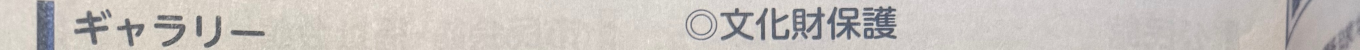
#> input picture ocr_dataset/source_cases/img_0678/roi_strips/strip_0001.jpg, 4079 x 150 px (shown at 1/3 size); its folder holds only this picture in this run
$ python generate_roi_strips.py ../../../source_cases/img_0678/roi_strips
#> lines starting #> are read from the running program, lines starting #| are printed output that depends on the picture; after the words box and inside, x2 and y2 are one past the last pixel; in counts of white or black regions, pixels touching at a corner belong together
### ocr_dataset/src/ocr_dataset/paths.py
"""ocr_dataset 配下の標準入出力パスを解決する。

責務:
    - source case などのデータセット資産を `ocr_dataset/` 起点で解決する。
    - CLI / GUI / Python API のパス解釈を統一する。

責務外:
    - 個別 source case の schema 解釈、ファイル生成、画像処理。
"""

from __future__ import annotations

from pathlib import Path


def dataset_root() -> Path:
    """このパッケージに対応する `ocr_dataset/` ディレクトリを返す。"""
    return Path(__file__).resolve().parents[2]


def source_cases_root() -> Path:
    """source case の標準保存先 `ocr_dataset/source_cases/` を返す。"""
    return dataset_root() / "source_cases"


def resolve_dataset_path(path: Path | str) -> Path:
    """相対パスを `ocr_dataset/` 起点で解決して返す。

    絶対パスはそのまま返す。相対パスは `ocr_dataset/` からの相対として扱う。
    これにより、別母艦へ clone した場合もリポジトリ絶対パスに依存しない。
    """
    candidate = Path(path).expanduser()
    if candidate.is_absolute():
        return candidate
    if candidate.parts and candidate.parts[0] == dataset_root().name:
        return dataset_root().parent / candidate
    return dataset_root() / candidate

### ocr_dataset/src/ocr_dataset/source_cases/schema.py
"""OCR evaluation case のファイル配置と metadata を表現する。

責務:
    - source image、expected text、field expected、ROI 定義の標準パスをまとめる。
    - synthetic data 生成処理が case directory に依存しすぎないよう境界を作る。

責務外:
    - 画像変換、OCR 実行、PaddleOCR dataset export。
"""

from __future__ import annotations

from dataclasses import dataclass
from pathlib import Path

IMAGE_SUFFIXES = {".jpg", ".jpeg", ".png", ".tif", ".tiff", ".bmp", ".webp"}


@dataclass(frozen=True)
class EvaluationCase:
    """1つの OCR 評価ケースに含まれる標準ファイルのパスを保持する。"""

    case_dir: Path

    @property
    def source_image(self) -> Path:
        """元画像ファイルの標準パスを返す。

        原本ファイル名を source case の識別情報として残すため、`source.jpg`
        以外の画像が存在する場合はそちらを優先する。
        """
        images = sorted(
            path
            for path in self.case_dir.iterdir()
            if path.is_file() and path.suffix.lower() in IMAGE_SUFFIXES and path.name != "source.jpg"
        )
        if images:
            return images[0]
        return self.case_dir / "source.jpg"

    # [9 lines left out: functions expected_text, expected_fields, not called in this run]

    @property
    def rois(self) -> Path:
        """ROI 定義 JSON の標準パスを返す。"""
        return self.case_dir / "rois.json"

    # [4 lines left out: function roi_labels, not called in this run]

    @property
    def roi_strips_dir(self) -> Path:
        """ROI 確認用に切り出した短冊画像の保存先ディレクトリを返す。"""
        return self.case_dir / "roi_strips"

    # [11 lines left out: functions variants_dir, require_source_assets, not called in this run]

### ocr_dataset/src/ocr_dataset/source_cases/generate_roi_strips.py
"""source case 画像から短冊状 ROI 定義を自動生成する CLI。

責務:
    - source image 内の文字がありそうな横長領域を推定する。
    - 推定した ROI を source case の `rois.json` へ保存する。

責務外:
    - OCR 実行、正解テキストとの対応付け、PaddleOCR 学習形式への export。
"""

from __future__ import annotations

import argparse
import json
from dataclasses import asdict, dataclass
from pathlib import Path

import cv2
import numpy as np

from ocr_dataset.paths import resolve_dataset_path
from ocr_dataset.source_cases.schema import EvaluationCase


@dataclass(frozen=True)
class RoiStrip:
    """画像内の短冊 ROI を pixel 座標と相対座標で保持する。"""

    id: str
    kind: str
    x: int
    y: int
    width: int
    height: int
    rel_x: float
    rel_y: float
    rel_width: float
    rel_height: float
    image: str


def _source_image_path(case: EvaluationCase, image_name: str | None) -> Path:
    if image_name:
        return case.case_dir / image_name
    return case.source_image


def _merge_close_bands(bands: list[tuple[int, int]], gap: int) -> list[tuple[int, int]]:
    if not bands:
        return []
    merged = [bands[0]]
    for start, end in bands[1:]:
        prev_start, prev_end = merged[-1]
        if start - prev_end <= gap:
            merged[-1] = (prev_start, max(prev_end, end))
        else:
            merged.append((start, end))
    return merged


def _find_vertical_bands(binary: np.ndarray, *, min_height: int, gap: int) -> list[tuple[int, int]]:
    row_density = (binary > 0).mean(axis=1)
    window = max(5, min_height // 2)
    kernel = np.ones(window, dtype=np.float32) / float(window)
    smoothed = np.convolve(row_density, kernel, mode="same")
    threshold = max(0.0025, float(np.percentile(smoothed, 72)) * 0.45)

    bands: list[tuple[int, int]] = []
    in_band = False
    start = 0
    for row, value in enumerate(smoothed):
        if value >= threshold and not in_band:
            start = row
            in_band = True
        elif value < threshold and in_band:
            if row - start >= min_height:
                bands.append((start, row))
            in_band = False
    if in_band and len(smoothed) - start >= min_height:
        bands.append((start, len(smoothed)))
    return _merge_close_bands(bands, gap)


def _content_bounds(binary_slice: np.ndarray, *, pad_x: int) -> tuple[int, int] | None:
    cols = np.where((binary_slice > 0).mean(axis=0) > 0.001)[0]
    if cols.size == 0:
        return None
    left = max(0, int(cols.min()) - pad_x)
    right = min(binary_slice.shape[1], int(cols.max()) + pad_x)
    if right <= left:
        return None
    return left, right


def generate_roi_strips(
    case_dir: Path,
    *,
    image_name: str | None = None,
    output: Path | None = None,
    min_height_ratio: float = 0.006,
    max_height_ratio: float = 0.13,
    pad_ratio: float = 0.006,
) -> dict:
    """source case 画像から短冊 ROI を推定し、JSON serializable な payload を返す。"""
#> called with min_height_ratio = 0.006, max_height_ratio = 0.13, pad_ratio = 0.006
    case = EvaluationCase(case_dir=resolve_dataset_path(case_dir))
    source_image = _source_image_path(case, image_name)
    if not source_image.exists():
        raise FileNotFoundError(f"source image not found: {source_image}")

    image = cv2.imread(str(source_image))
#> image is the input picture: shape (150, 4079, 3); mean B, G, R 190.4, 195, 200.4
    if image is None:
        raise ValueError(f"failed to read source image: {source_image}")

    height, width = image.shape[:2]
#> height = 150; width = 4079
    gray = cv2.cvtColor(image, cv2.COLOR_BGR2GRAY)
    gray = cv2.GaussianBlur(gray, (3, 3), 0)
    binary = cv2.adaptiveThreshold(
        gray,
        255,
        cv2.ADAPTIVE_THRESH_GAUSSIAN_C,
        cv2.THRESH_BINARY_INV,
        35,
        13,
    )
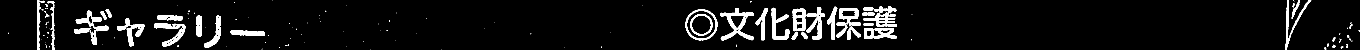
#> binary: shape (150, 4079) (shown at 1/3 size); 6.3% white; 128 white regions (83 under 20 px), largest, box (x1, y1, x2, y2) and area: (2161, 24, 2261, 121) 3082, (2591, 19, 2690, 80) 2298, (2509, 24, 2582, 113) 2256

    # Connect nearby characters into line-like horizontal strips without binding whole columns.
    kernel_w = max(9, width // 180)
#> kernel_w = 22
    kernel_h = max(2, height // 1400)
#> kernel_h = 2
    morph = cv2.morphologyEx(binary, cv2.MORPH_CLOSE, np.ones((kernel_h, kernel_w), np.uint8))
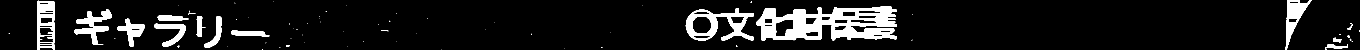
#> morph: shape (150, 4079) (shown at 1/3 size); 9.1% white; 69 white regions (50 under 20 px), largest, box (x1, y1, x2, y2) and area: (2268, 20, 2691, 122) 24600, (2057, 25, 2262, 122) 7555, (223, 28, 336, 135) 4223

    min_height = max(10, int(height * min_height_ratio))
#> min_height = 10
    max_height = max(min_height + 1, int(height * max_height_ratio))
#> max_height = 19
    gap = max(6, int(height * 0.004))
#> gap = 6
    pad_y = max(4, int(height * pad_ratio))
#> pad_y = 4
    pad_x = max(8, int(width * pad_ratio))
#> pad_x = 24

    case.roi_strips_dir.mkdir(parents=True, exist_ok=True)
    for stale_strip in case.roi_strips_dir.glob("strip_*.jpg"):
        stale_strip.unlink()

    strips: list[RoiStrip] = []
    for start, end in _find_vertical_bands(morph, min_height=min_height, gap=gap):
#> in _find_vertical_bands, `window = max(5, min_height // 2)`: window = 5
#> in _find_vertical_bands, `kernel = np.ones(window, dtype=np.float32) / float(window)`: kernel = [0.2, 0.2, 0.2, 0.2, 0.2]
#> in _find_vertical_bands, `threshold = max(0.0025, float(np.percentile(smoothed, 72)) * 0.45)`: threshold = 0.0637
#> in _find_vertical_bands, `in_band = False`: in_band = False
#> in _find_vertical_bands, `start = 0`: start = 0
#> in _merge_close_bands, `merged = [bands[0]]`: merged = [(25, 119)]
        strip_height = end - start
        if strip_height > max_height:
            continue
        y0 = max(0, start - pad_y)
        y1 = min(height, end + pad_y)
        bounds = _content_bounds(morph[y0:y1, :], pad_x=pad_x)
        if bounds is None:
            continue
        x0, x1 = bounds
        roi_width = x1 - x0
        roi_height = y1 - y0
        if roi_width < width * 0.08 or roi_height < min_height:
            continue
        strip_id = f"strip_{len(strips) + 1:04d}"
        strip_image_name = f"{strip_id}.jpg"
        strip_image_rel = f"{case.roi_strips_dir.name}/{strip_image_name}"
        strip_image_path = case.roi_strips_dir / strip_image_name
        cv2.imwrite(str(strip_image_path), image[y0:y1, x0:x1])

        strips.append(
            RoiStrip(
                id=strip_id,
                kind="auto_strip",
                x=int(x0),
                y=int(y0),
                width=int(roi_width),
                height=int(roi_height),
                rel_x=round(x0 / width, 6),
                rel_y=round(y0 / height, 6),
                rel_width=round(roi_width / width, 6),
                rel_height=round(roi_height / height, 6),
                image=strip_image_rel,
            )
        )
#> this loop made 1 pass
#> after the loop, strips = []

    payload = {
        "schema_version": 1,
        "generated_by": "ocr_dataset.source_cases.generate_roi_strips",
        "source_image": source_image.name,
        "image_size": {"width": width, "height": height},
        "roi_strips_dir": case.roi_strips_dir.name,
        "roi_count": len(strips),
        "rois": [asdict(strip) for strip in strips],
    }

    output_path = resolve_dataset_path(output) if output else case.rois
    output_path.write_text(json.dumps(payload, ensure_ascii=False, indent=2) + "\n", encoding="utf-8")
    return payload


def main() -> int:
    """CLI 引数を読み取り、source case の `rois.json` を生成する。"""
    parser = argparse.ArgumentParser(description="Generate horizontal ROI strips from an OCR source case image.")
    parser.add_argument("case_dir", type=Path)
    parser.add_argument("--image-name", default=None, help="Image file name inside case_dir. Defaults to source case image.")
    parser.add_argument("--output", type=Path, default=None, help="Output rois.json path. Defaults to case_dir/rois.json.")
    args = parser.parse_args()

    payload = generate_roi_strips(args.case_dir, image_name=args.image_name, output=args.output)
#> payload = 7 items
    print(f"wrote {payload['roi_count']} ROI strips")
#| wrote 0 ROI strips
    return 0


if __name__ == "__main__":
    raise SystemExit(main())
#> (the program exits here)

$ run again, on ocr_dataset/source_cases/img_0678/roi_strips/strip_0002.jpg
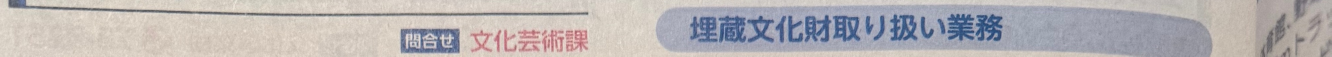
#> input picture ocr_dataset/source_cases/img_0678/roi_strips/strip_0002.jpg, 3994 x 169 px (shown at 1/3 size)
#> in generate_roi_strips, image is the input picture: shape (169, 3994, 3); mean B, G, R 180.6, 179.6, 184
#> in generate_roi_strips, `binary = cv2.adaptiveThreshold( gray, 255, cv2.ADAPTIVE_THRESH_GAUSSIA..`:
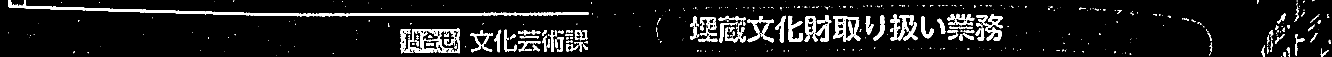
#> binary: shape (169, 3994) (shown at 1/3 size); 8.4% white; 419 white regions (289 under 20 px), largest, box (x1, y1, x2, y2) and area: (26, 0, 1765, 49) 12419, (1212, 86, 1379, 160) 4389, (2499, 48, 2581, 125) 2815
#> in generate_roi_strips, `morph = cv2.morphologyEx(binary, cv2.MORPH_CLOSE, np.ones((kernel_h, k..`:
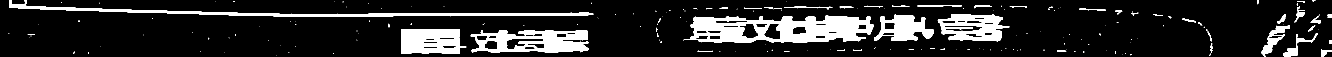
#> morph: shape (169, 3994) (shown at 1/3 size); 13.9% white; 190 white regions (137 under 20 px), largest, box (x1, y1, x2, y2) and area: (2051, 46, 2621, 129) 28584, (1412, 90, 1765, 158) 14281, (27, 0, 1780, 50) 13471
#> window = 5
#> kernel = [0.2, 0.2, 0.2, 0.2, 0.2]
#> threshold = 0.0801
#> in_band = False
#> in _find_vertical_bands, `start = 0`: start = 0
#> merged = [(37, 157)]
#> the loop in generate_roi_strips, `for start, end in _find_vertical_bands(morph, min_height=min_height, g..` made 1 pass
#> (start, end, strip_height) on pass 1: (37, 157, 120)
#> after the loop in generate_roi_strips, `for start, end in _find_vertical_bands(morph, min_height=min_height, g..`: strips = []
#> payload = 7 items
#| wrote 0 ROI strips
